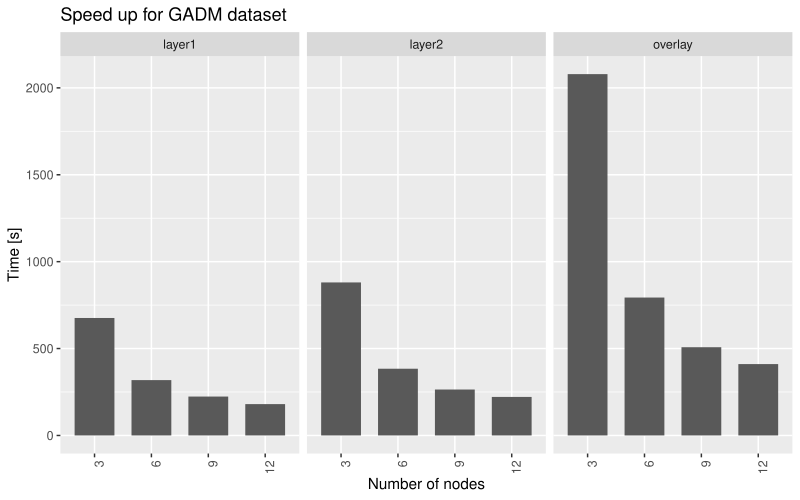

This chart was generated by the following R code:
library(tidyverse)
setwd("~/Documents/Papers/SDCEL/figures/experiments/")

data0 = enframe(read_lines("GADM_speedup_v01.txt"), value="line")

data1 = data0 %>%
  filter(str_detect(line, 'TIME')) 

fields1 = c("ts","start","appId","time","tag","stage","data")
fields2 = c("dataset", "tolerance", "overlay_method", "overlay_level", "partitions", "nodes", "run")
data2 = data1 %>% 
  separate(sep = "\\|", col = "line", into = fields1, extra = "drop") %>%
  separate(sep = "_"  , col = "data", into = fields2, extra = "drop") %>%
  filter(stage == "layer1" | stage == "layer2" | stage == "overlay") %>%
  select(time, stage, nodes) %>%
  mutate(time = as.numeric(time) / 1000.0, nodes = as.factor(nodes))

nodes_labels = c("3", "6", "9", "12")
data3 = data2 %>%
  group_by(nodes, stage) %>% summarise(time = mean(time))  %>%
  mutate(nodes = fct_relevel(nodes, nodes_labels))

write_tsv(data3, "GADM_speedup.tsv")

p = ggplot(data3, aes(x = nodes, y = time)) + 
  geom_col(width = 0.7, position="dodge") + 
  theme(axis.text.x = element_text(angle = 90, hjust = 1)) +
  labs(x="Number of nodes", y="Time [s]", title=paste0("Speed up for GADM dataset")) +
  facet_wrap(~ stage)
plot(p)

ggsave(paste0("GADM_speedup.pdf"), width = 4, height = 2.5)
